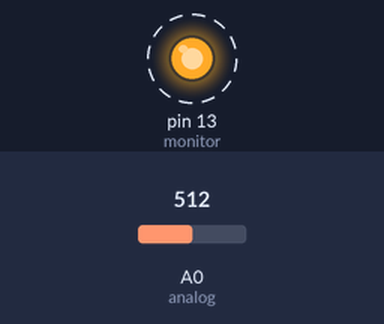
Recording of a sketch running on a simulated Arduino Pro Mini, built with avr-gcc and run on an emulated ATmega328P. Parts: output pins drawn as LEDs (lit = HIGH). Dashed ring = blinking. The inputs (shaded band) are chosen by the test bench; at power-on: A0 (analog) = 512. Pins used as bus, display or sensor lines are not drawn; what the sketch prints to the serial monitor is not drawn.

Above: at 0.3 s.
Timing chart, 0 to 3.0 s (numbered marks = the images above):
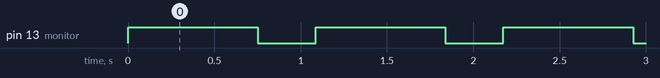

The sketch:

sketch.ino
```cpp
const int power = 12;
const int monitor = 13;
const int analog = A0;
const int serialRate = 9600;
const int samples = 10;

int lastValues[samples];

void setup() {
  // Beware: This is for Arduino Pro Mini 8MHz
  // most boards do not need this division
  Serial.begin(serialRate / 2);
  pinMode(power, OUTPUT);
  pinMode(monitor, OUTPUT);
}

void loop() {
  // Power up the thermo sensor
  digitalWrite(power, HIGH);
  // Power up monitor led
  digitalWrite(monitor, HIGH);

  // Wait for consistent ADC reading and enough to see led light
  delay(250);

  for (int i = 0; i < samples; i++) {
    // Read sensor value
    lastValues[i] = analogRead(analog);
    delay(50);
  }

  // Shutdown sensor
  digitalWrite(power, LOW);
  digitalWrite(monitor, LOW);

  // Print values to serial
  // Formula is 10mV per degree celsius for this sensor
  // Arduino reference is 3.3 on this board
  // ADC range is 0 to 1023 (10 bits)
  // Shift at zero is 500mV or .5V
  for (int i = 0; i < samples - 1; i++) {
    Serial.print(lastValues[i]);
    Serial.print(";");
  }
  Serial.print(lastValues[samples - 1]);
  Serial.println();
  // Flush serial to get more consistent decoding at the other end of serial link
  Serial.flush();

  // Wait for next loop
  delay(250);
}
```

Measured:
- by itself, pin 13 (monitor): alternates HIGH for 0.75 s and LOW for 0.34 s
